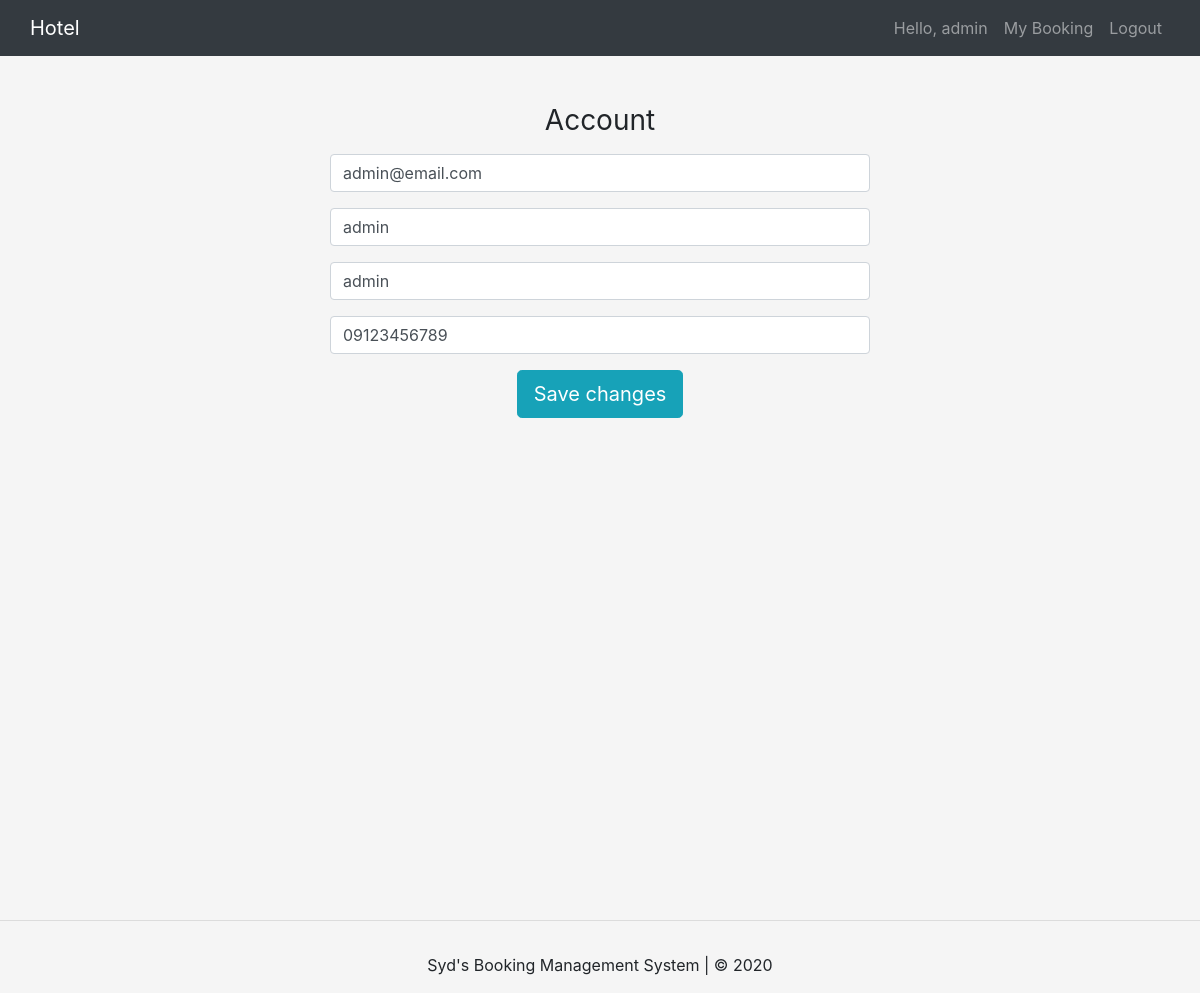
Page /account/ (signed in) on the committed database.
### account/models.py (models this page shows, shortened)
class User(AbstractBaseUser):
    user_email      = models.EmailField(max_length=50, unique=True, verbose_name='Email address')
    user_fname      = models.CharField(max_length=50, verbose_name='First name')
    user_lname      = models.CharField(max_length=50, verbose_name='Last name')
    user_phone      = models.CharField(max_length=20, unique=True, verbose_name='Mobile number')
    date_joined     = models.DateTimeField(auto_now_add=True, verbose_name='Date joined')
    last_login      = models.DateTimeField(auto_now=True, verbose_name='Last login')
    is_admin        = models.BooleanField(default=False, verbose_name='Admin')
    is_active       = models.BooleanField(default=True, verbose_name='Active')
    is_staff        = models.BooleanField(default=False, verbose_name='Staff status')
    is_superuser    = models.BooleanField(default=False, verbose_name='Superuser status')
    USERNAME_FIELD = 'user_email'
    objects = MyAccountManager()

### hotel/views.py (the view)
# urls.py: path('account/', views.account_view, name='account'),
def account_view(request):
    if not request.user.is_authenticated:
        return redirect("login")
    context = {}
    if request.POST:
        form = AccountUpdate(request.POST, instance=request.user)
        if form.is_valid():
            form.initial ={
                'user_email': request.POST['user_email'],
                'user_fname': request.POST['user_fname'],
                'user_lname': request.POST['user_lname'],
                'user_phone': request.POST['user_phone'],
            }
            form.save()
            context['success_message'] = 'Changes saved successfully'
    else:
        form = AccountUpdate(
                initial={
                    'user_email': request.user.user_email,
                    'user_fname': request.user.user_fname,
                    'user_lname': request.user.user_lname,
                    'user_phone': request.user.user_phone,
                }
            )
    context['account_form'] = form
    return render(request, 'user/account.html', context)

### hotel/forms.py (shortened to what this page needs)
class AccountUpdate(forms.ModelForm):
    class Meta:
        model = User
        fields = ('user_email','user_fname','user_lname','user_phone')

### templates/user/account.html (shortened to what this page needs)
{% extends 'base.html' %}
{% block content %}
<div class="main">
    <div class="row mt-5">
        <div class="col-md-6 m-auto">
            <form class="form-signin" method="POST" >{% csrf_token%}
        <h1 class="h3 mb-3 font-weight-normal text-center">Account</h1>
        <div class="form-group">
            <input type="email" name='user_email' id="inputEmail" class="form-control" placeholder="Email address" value='{{account_form.initial.user_email}}' required autofocus>
        </div>
        <div class="form-group">
            <input type="text" name='user_fname' id="inputFname" class="form-control" placeholder="First name" value='{{account_form.initial.user_fname}}' required>
        </div>
        <div class="form-group">
            <input type="text" name='user_lname' id="inputLname" class="form-control" placeholder="Last name" value='{{account_form.initial.user_lname}}' required>
        </div>
        <div class="form-group">
            <input type="tel" name='user_phone'  id="inputPhone" class="form-control" placeholder="Mobile number" value='{{account_form.initial.user_phone}}' required>
        </div>
        <div class="form-group text-center">
            <button class="btn btn-lg btn-info " type="submit">Save changes</button>
        </div>
        </div>
    </div>
</div>
{% endblock %}

### templates/partials/_navbar.html (shortened to what this page needs)
<nav class="navbar navbar-expand navbar-dark bg-dark">
    <div class="container">
        <a href="{% url 'home' %}" class="navbar-brand">Hotel</a>
    <ul class="navbar-nav ml-auto">
        {% if request.user.is_authenticated %}
            <li class="nav-item">
                <a href="{% url 'account' %}" class="nav-link">Hello, {{request.user.user_fname}}</a>
            </li>
            <li class="nav-item">
                <a href="{% url 'booking' %}" class="nav-link">My Booking</a>
            </li>
            <li class="nav-item">
                <a href="{% url 'logout' %}" class="nav-link">Logout</a>
            </li>
        {% endif %}
    </ul>
    </div>
</nav>

### templates/partials/_header.html (style rules this page uses)
.main { min-height: 100vh; height: 100%; }
body { background-color: #f5f5f5; }

### rows in the picture
User: user.user_fname "admin", user_email "admin@email.com", user_fname "admin", user_lname "admin", user_phone "09123456789"
